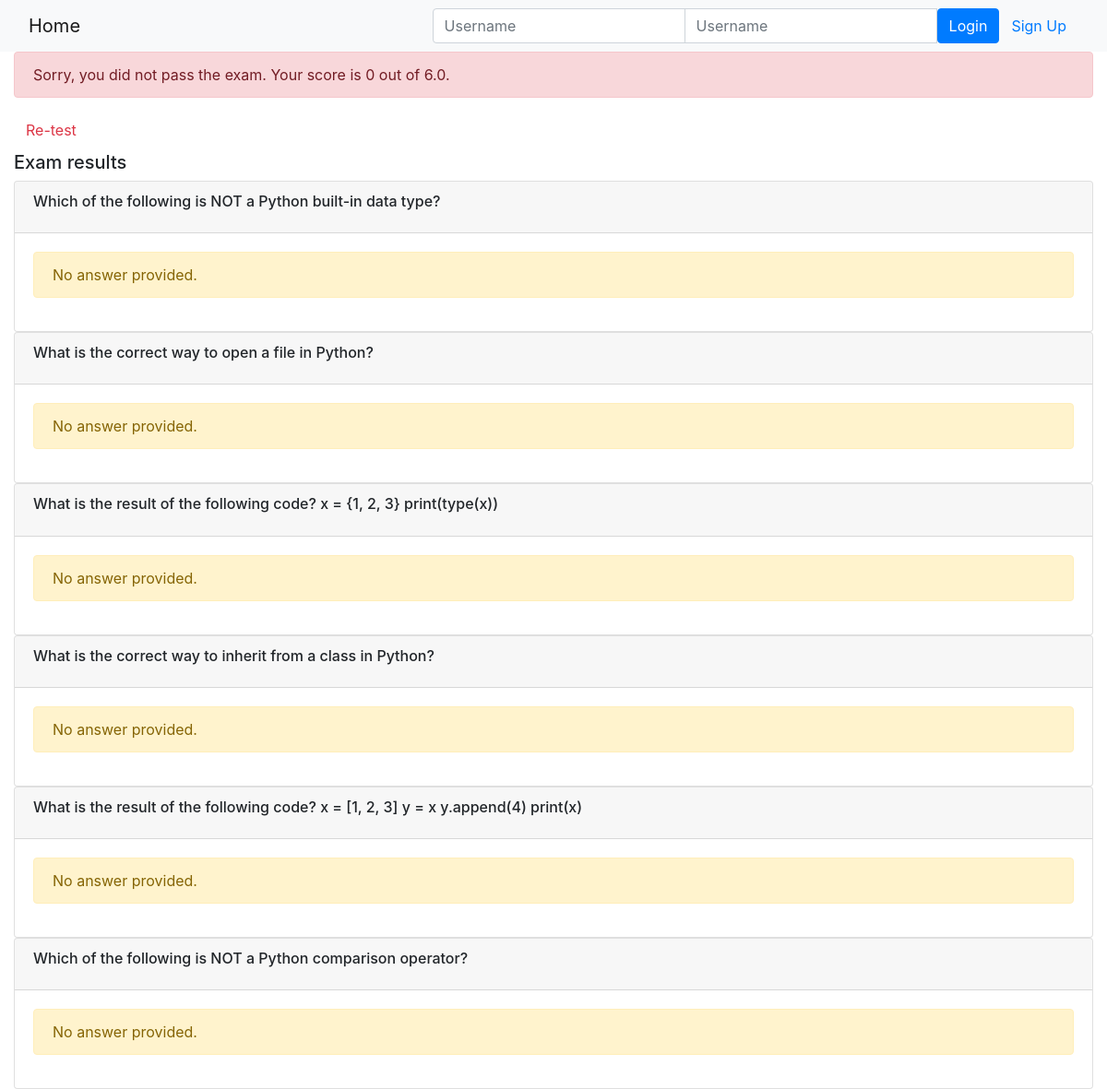
The page /onlinecourse/6/exam_result/6/ on the database its author committed.
### onlinecourse/models.py (models this page shows)
class Question(models.Model):
    course = models.ForeignKey(Course, on_delete=models.CASCADE, default=1)
    text = models.TextField(default='')
    grade_point = models.FloatField()

### onlinecourse/views.py (the view)
# urls.py: path('<int:course_id>/exam_result/<int:submission_id>/', views.show_exam_result, name='exam_result'),
def show_exam_result(request, course_id, submission_id):
    course = get_object_or_404(Course, pk=course_id)
    submission = get_object_or_404(Submission, pk=submission_id)
    selected_choice_ids = submission.choices.all().values_list('id', flat=True)
    questions = Question.objects.filter(course=course)
    selected_choices = {}
    for choice_id in selected_choice_ids:
        choice = get_object_or_404(Choice, pk=choice_id)
        selected_choices[choice.question.id] = choice
    total_score = 0
    question_results = []
    for question in questions:
        is_correct = False
        selected_choice = selected_choices.get(question.id)
        if selected_choice and selected_choice.is_correct:
            is_correct = True
            total_score += question.grade_point
        correct_choice = Choice.objects.get(question=question, is_correct=True)
        question_results.append({
            'question': question,
            'selected_choice': selected_choice,
            'is_correct': is_correct,
            'correct_choice': correct_choice
        })
    is_passed = total_score >= questions.aggregate(Sum('grade_point'))['grade_point__sum'] * 0.5
    context = {
        'course': course,
        'submission': submission,
        'question_results': question_results,
        'total_score': total_score,
        'max_score': questions.aggregate(Sum('grade_point'))['grade_point__sum'],
        'is_passed': is_passed
    }
    return render(request, 'onlinecourse/exam_result_bootstrap.html', context)

### onlinecourse/templates/onlinecourse/exam_result_bootstrap.html (shortened to what this page needs)
<!DOCTYPE html>
<html lang="en">
<head>
    {% load static %}
    <link rel="stylesheet" href="https://maxcdn.bootstrapcdn.com/bootstrap/4.5.2/css/bootstrap.min.css">
</head>
<body>
<nav class="navbar navbar-light bg-light">
    <div class="container-fluid">
        <div class="navbar-header">
              <a class="navbar-brand" href="{% url 'onlinecourse:index' %}">Home</a>
        </div>
        <ul class="nav navbar-nav navbar-right">
            {% if user.is_authenticated %}
            <li>
                <a class="btn btn-link" href="#">{{ user.first_name }}({{ user.username }})</a>
                <a class="btn btn-link" href="{% url 'onlinecourse:logout' %}">Logout</a>
            </li>
            {% else %}
            <li>
                <form class="form-inline" action="{% url 'onlinecourse:login' %}" method="post">
                    <div class="input-group">
                        <input type="text" class="form-control" placeholder="Username" name="username" >
                        <input type="password" class="form-control" placeholder="Username" name="psw" >
                        <button class="btn btn-primary" type="submit">Login</button>
                        <a class="btn btn-link" href="{% url 'onlinecourse:registration' %}">Sign Up</a>
                    </div>
                </form>
            </li>
            {% endif %}
        </ul>
    </div>
</nav>
<div class="container-fluid">
    {% if is_passed %}
    <div class="alert alert-success">
        Congratulations, you passed the exam! Your score is {{ total_score }} out of {{ max_score }}.
    </div>
    {% else %}
    <div class="alert alert-danger">
        Sorry, you did not pass the exam. Your score is {{ total_score }} out of {{ max_score }}.
    </div>
    <a class="btn btn-link text-danger" href="{% url 'onlinecourse:course_details' course.id %}">Re-test</a>
    {% endif %}
    <div class="card-columns-vertical mt-1">
        <h5 class="">Exam results</h5>
        {% for question_result in question_results %}
        <div class="card">
            <div class="card-header">
                <h6 class="card-title">{{ question_result.question.text }}</h6>
            </div>
            <div class="card-body">
                {% if question_result.selected_choice %}
                    {% if question_result.is_correct %}
                        <div class="alert alert-success">{{ question_result.selected_choice.text }}</div>
                    {% else %}
                        <div class="alert alert-danger">{{ question_result.selected_choice.text }}</div>
                        <div class="alert alert-warning">Suggestion: {{ question_result.correct_choice.text }}</div>
                    {% endif %}
                {% else %}
                    <div class="alert alert-warning">
                        No answer provided.
                    </div>
                {% endif %}
            </div>
        </div>
        {% endfor %}
    </div>
</div>
</body>
</html>

### rows shown on the page
Question: question.text "Which of the following is NOT a Python built-in data type?"
Question: question.text "What is the correct way to open a file in Python?"
Question: question.text "What is the result of the following code? x = {1, 2, 3} print(type(x))"
Question: question.text "What is the correct way to inherit from a class in Python?"
Question: question.text "What is the result of the following code? x = [1, 2, 3] y = x y.append(4) print(x)"
Question: question.text "Which of the following is NOT a Python comparison operator?"

### other values the page prints
{{ total_score }} "0"
{{ max_score }} "6.0"
